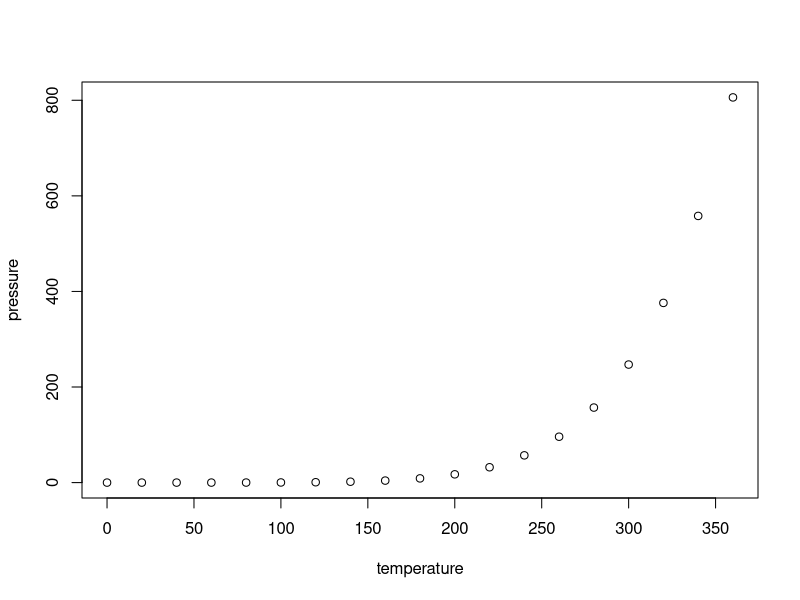
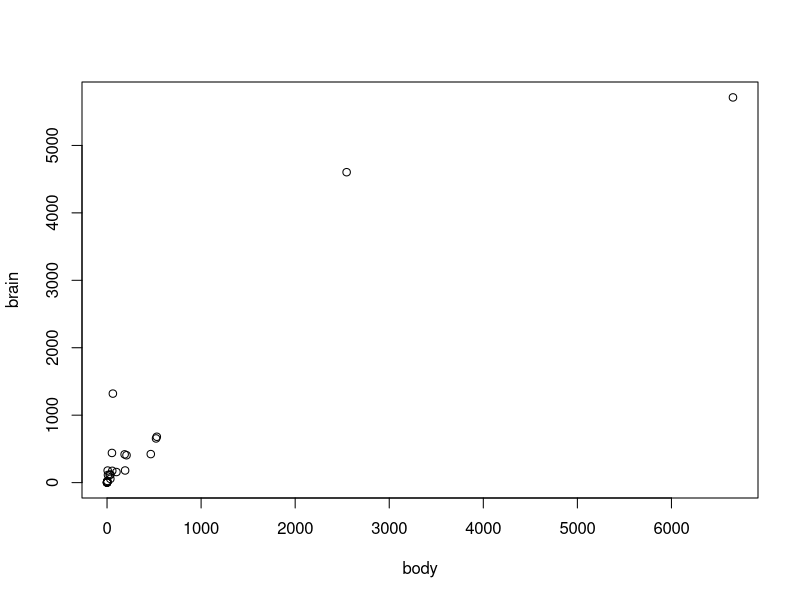

Reproduce these figures in R, in order.
## ---- chunk 1
knitr::opts_chunk$set(echo = TRUE)
## ---- chunk 2
plot(pressure)
## ---- chunk 3
x1 <- matrix(c(2,3,7,1,6,2,3,5,1),nrow=3)
x2 <- matrix(c(3,2,9,0,7,8,5,8,2),nrow=3)
x1
x2
## ---- chunk 4
prod <- x1 %*% x2
prod1 <- x2 %*% x1
prod
prod1
## ---- chunk 5
inv <- solve(prod)
inv
## ---- chunk 6
proof <- prod %*% inv
proof
## ---- chunk 7
treshold <- 1.0e-15
test_z <- proof - diag(nrow(proof))
max_num <- max(abs(test_z))
if (max_num < treshold) {
  print("PASS: It is an identity matrix")
} else {
  print("FAIL: It is not an identity matrix")
}
## ---- chunk 8
library(MASS)
data(Animals)
Animals
## ---- chunk 9
no_din <- Animals[Animals$body<9000,]
plot(no_din)
